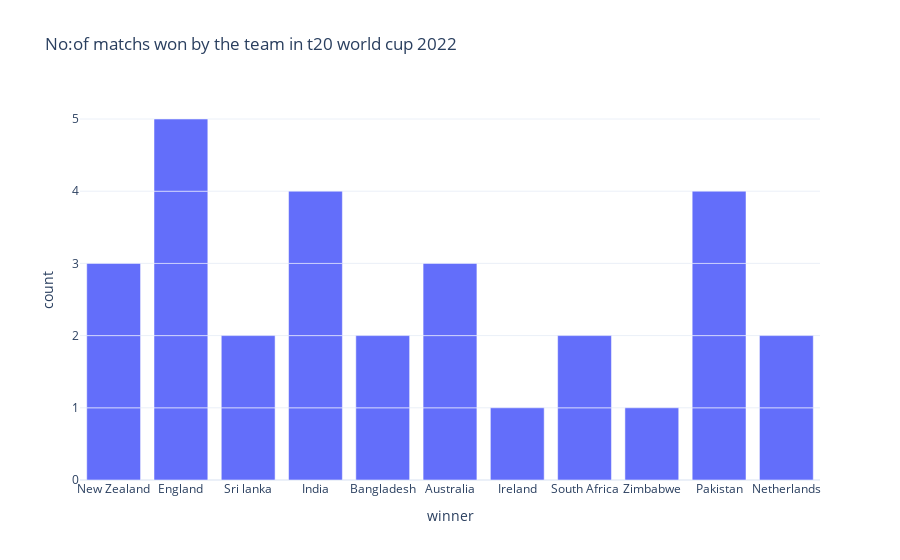

The code cell stored with this chart in its notebook:
### Markdown cell above
### Now let us look at the Number of match won by each team in the World cup

### Code cell
figure=px.bar(data,x=data["winner"],title="No:of matchs won by the team in t20 world cup 2022")
figure

### Figure 1 — Plotly figure (JSON) as saved in the notebook; plotly's stock layout.template omitted (floating-point values rounded to 4 significant figures)
{"data": [{"alignmentgroup": "True", "hovertemplate": "winner=%{x}<br>count=%{y}<extra></extra>", "legendgroup": "", "marker": {"color": "#636efa", "pattern": {"shape": ""}}, "name": "", "offsetgroup": "", "orientation": "v", "showlegend": false, "textposition": "auto", "type": "bar", "x": ["New Zealand", "England", "Sri lanka", "India", "Bangladesh", null, "Australia", "Ireland", null, "South Africa", "India", "Zimbabwe", null, null, "New Zealand", "Bangladesh", "Pakistan", "South Africa", "Australia", "Sri lanka", "England", "Netherlands", "India", "Pakistan", "New Zealand", "Australia", "England", "Netherlands", "Pakistan", "India", "Pakistan", "England", "England"], "xaxis": "x", "y": [1, 1, 1, 1, 1, 1, 1, 1, 1, 1, 1, 1, 1, 1, 1, 1, 1, 1, 1, 1, 1, 1, 1, 1, 1, 1, 1, 1, 1, 1, 1, 1, 1], "yaxis": "y"}], "layout": {"barmode": "relative", "legend": {"tracegroupgap": 0}, "title": {"text": "No:of matchs won by the team in t20 world cup 2022"}, "xaxis": {"anchor": "y", "domain": [0, 1], "title": {"text": "winner"}}, "yaxis": {"anchor": "x", "domain": [0, 1], "title": {"text": "count"}}}}
